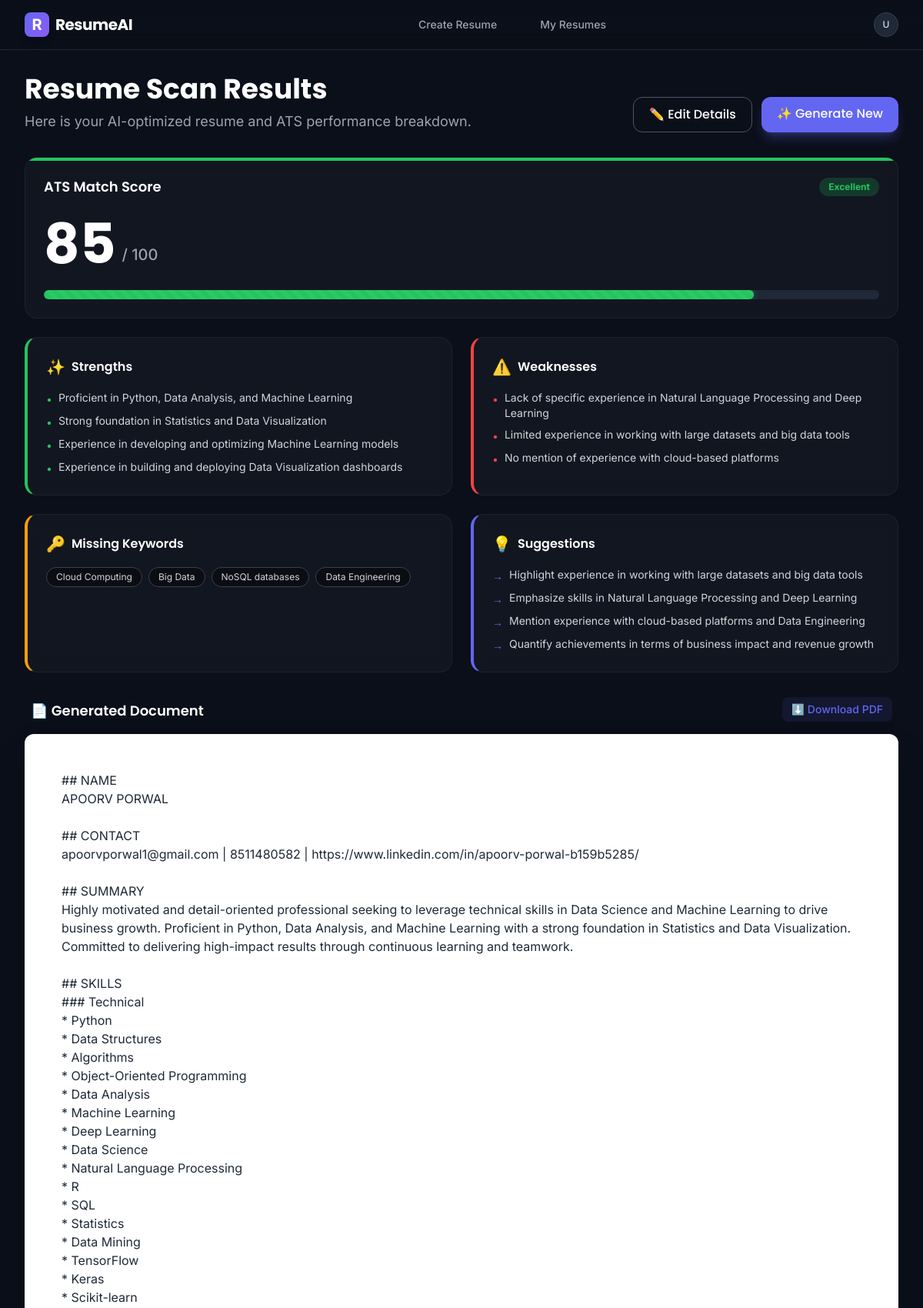
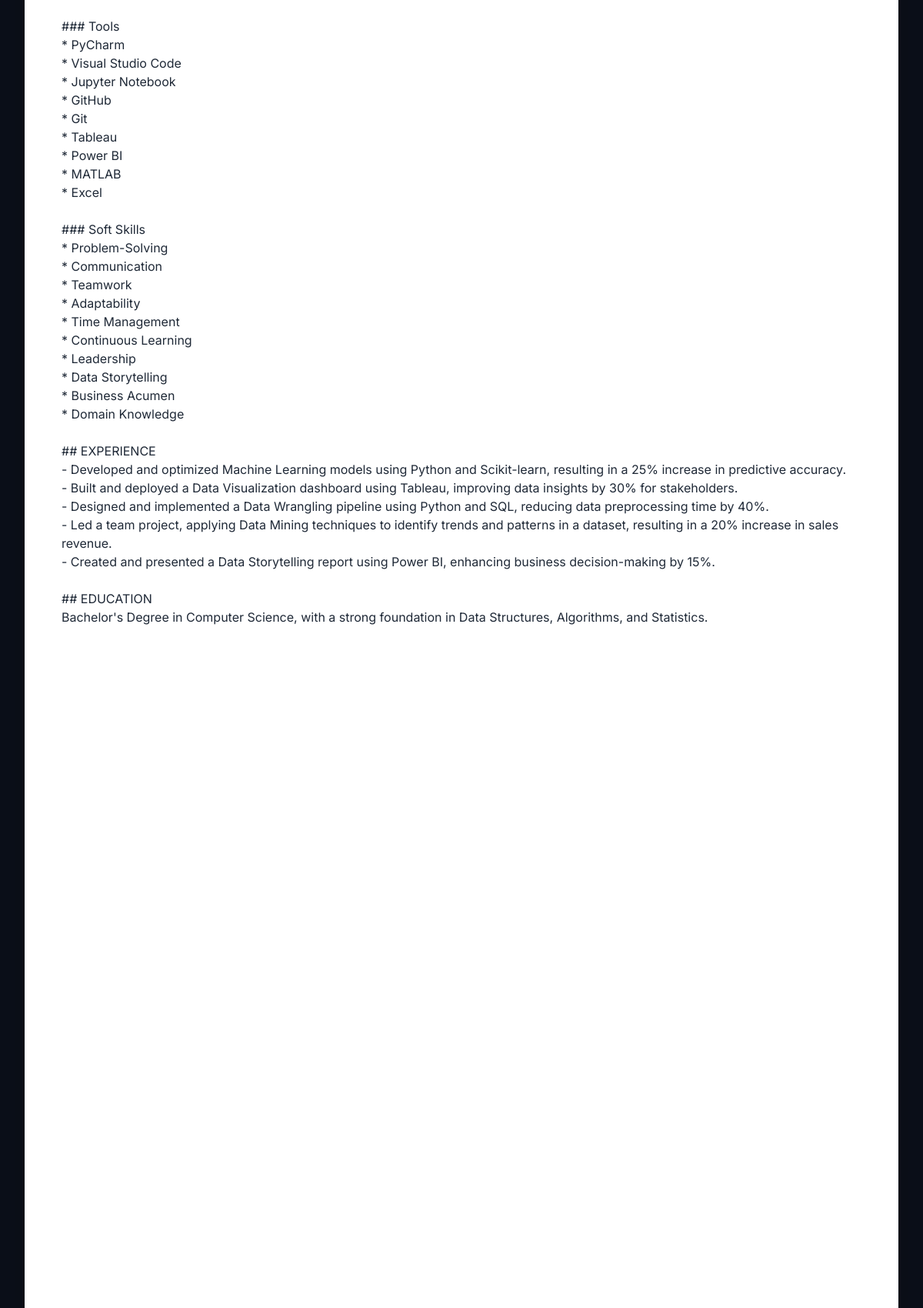
Screenshot of /resumes/detail/61/ (upper part) with the database file from the repository (2 pictures, top to bottom).
### resumes/models.py (models this page shows, shortened)
class Resume(models.Model):
    name = models.CharField(max_length=100)
    email = models.EmailField()
    phone = models.CharField(max_length=15)
    linkedin = models.URLField(blank=True, null=True)
    objective = models.TextField()
    skills = models.TextField()
    experience = models.TextField()
    education = models.TextField()
    job_description = models.TextField(blank=True, null=True)
    ai_generated_resume = models.TextField(blank=True, null=True)
    ats_score = models.IntegerField(blank=True, null=True)
    feedback = models.TextField(blank=True, null=True)
    created_at = models.DateTimeField(auto_now_add=True)
    updated_at = models.DateTimeField(auto_now=True)

### resumes/views.py (the view)
# urls.py: path('detail/<int:pk>/', views.resume_detail, name='resume_detail'),
def resume_detail(request, pk):
    resume = get_object_or_404(Resume, pk=pk)
    if resume.feedback:
        try:
            resume.feedback_data = json.loads(resume.feedback)
        except:
            resume.feedback_data = {}
    else:
        resume.feedback_data = {}
    return render(request, 'resumes/resume_detail.html', {'resume': resume})

### templates/resumes/resume_detail.html (shortened to what this page needs)
{% extends 'base.html' %}
{% block content %}
<div class="mb-8 flex flex-col md:flex-row md:items-end justify-between gap-4 print:hidden">
    <div>
        <h1 class="text-3xl md:text-4xl font-heading font-bold text-white mb-2">Resume Scan Results</h1>
        <p class="text-textSecondary text-lg">Here is your AI-optimized resume and ATS performance breakdown.</p>
    </div>
    <div class="flex gap-3">
        <a href="{% url 'update_resume' resume.pk %}" class="px-5 py-2.5 rounded-xl font-heading font-medium text-white border border-gray-600 hover:bg-gray-800 transition-colors hidden sm:block">✏️ Edit Details</a>
        <a href="{% url 'create_resume' %}" class="px-5 py-2.5 rounded-xl font-heading font-medium text-white bg-primary hover:bg-indigo-600 transition-colors shadow-lg shadow-primary/30">✨ Generate New</a>
    </div>
</div>
<div class="grid grid-cols-1 xl:grid-cols-3 gap-8 print:block">
    <div class="xl:col-span-1 space-y-6 print:hidden">
        <div class="glass-card rounded-2xl p-6 relative overflow-hidden">
            {% if resume.ats_score >= 80 %}
                <div class="absolute top-0 left-0 w-full h-1 bg-success"></div>
            {% elif resume.ats_score > 50 %}
                <div class="absolute top-0 left-0 w-full h-1 bg-warning"></div>
            {% else %}
                <div class="absolute top-0 left-0 w-full h-1 bg-error"></div>
            {% endif %}
            <div class="flex items-center justify-between mb-6">
                <h3 class="text-lg font-heading font-semibold text-white">ATS Match Score</h3>
                <span class="px-3 py-1 rounded-full text-xs font-bold
                {% if resume.ats_score >= 80 %}bg-success/20 text-success{% elif resume.ats_score > 50 %}bg-warning/20 text-warning{% else %}bg-error/20 text-error{% endif %}">
                    {% if resume.ats_score >= 80 %}Excellent{% elif resume.ats_score > 50 %}Average{% else %}Needs Work{% endif %}
                </span>
            </div>
            <div class="flex items-end gap-2 mb-4 relative">
                <span class="text-7xl font-heading font-bold text-white leading-none">{{ resume.ats_score }}</span>
                <span class="text-xl text-textSecondary mb-2 font-medium">/ 100</span>
            </div>
            <div class="w-full h-3 bg-gray-800 rounded-full overflow-hidden mt-6">
                <div class="h-full rounded-full transition-all duration-1000 ease-out flex items-center
                {% if resume.ats_score >= 80 %}bg-success shadow-[0_0_10px_rgba(34,197,94,0.5)]{% elif resume.ats_score > 50 %}bg-warning shadow-[0_0_10px_rgba(245,158,11,0.5)]{% else %}bg-error shadow-[0_0_10px_rgba(239,68,68,0.5)]{% endif %}
                " style="width: 0%;" id="atsBar" data-score="{{ resume.ats_score|default:0 }}">
                    <div class="w-full h-full opacity-30 bg-[length:1rem_1rem]" style="background-image: linear-gradient(45deg,rgba(255,255,255,.15) 25%,transparent 25%,transparent 50%,rgba(255,255,255,.15) 50%,rgba(255,255,255,.15) 75%,transparent 75%,transparent);"></div>
                </div>
            </div>
        </div>
        {% if resume.feedback_data %}
        <div class="grid grid-cols-1 sm:grid-cols-2 xl:grid-cols-1 gap-6">
            <div class="glass-card rounded-2xl p-6 border-l-4 border-l-success">
                <div class="flex items-center gap-2 mb-4">
                    <span class="text-success text-xl">✨</span>
                    <h4 class="font-heading font-semibold text-white">Strengths</h4>
                </div>
                <ul class="space-y-2">
                    {% for item in resume.feedback_data.strengths %}
                        <li class="flex items-start gap-2 text-sm text-gray-300">
                            <span class="text-success mt-0.5">•</span>
                            <span>{{ item }}</span>
                        </li>
                    {% empty %}
                        <li class="text-sm text-gray-500 italic">No significant strengths detected.</li>
                    {% endfor %}
                </ul>
            </div>
            <div class="glass-card rounded-2xl p-6 border-l-4 border-l-error">
                <div class="flex items-center gap-2 mb-4">
                    <span class="text-error text-xl">⚠️</span>
                    <h4 class="font-heading font-semibold text-white">Weaknesses</h4>
                </div>
                <ul class="space-y-2">
                    {% for item in resume.feedback_data.weaknesses %}
                        <li class="flex items-start gap-2 text-sm text-gray-300">
                            <span class="text-error mt-0.5">•</span>
                            <span>{{ item }}</span>
                        </li>
                    {% empty %}
                        <li class="text-sm text-gray-500 italic">No major weaknesses.</li>
                    {% endfor %}
                </ul>
            </div>
            <div class="glass-card rounded-2xl p-6 border-l-4 border-l-warning">
                <div class="flex items-center gap-2 mb-4">
                    <span class="text-warning text-xl">🔑</span>
                    <h4 class="font-heading font-semibold text-white">Missing Keywords</h4>
                </div>
                <div class="flex flex-wrap gap-2">
                    {% for item in resume.feedback_data.missing_keywords %}
                        <span class="px-3 py-1 bg-black/40 border border-gray-700 rounded-full text-xs text-gray-300">{{ item }}</span>
                    {% empty %}
                        <span class="text-sm text-success font-medium">None! Excellent match.</span>
                    {% endfor %}
                </div>
            </div>
            <div class="glass-card rounded-2xl p-6 border-l-4 border-l-primary">
                <div class="flex items-center gap-2 mb-4">
                    <span class="text-primary text-xl">💡</span>
                    <h4 class="font-heading font-semibold text-white">Suggestions</h4>
                </div>
                <ul class="space-y-2">
                    {% for item in resume.feedback_data.suggestions %}
                        <li class="flex items-start gap-2 text-sm text-gray-300">
                            <span class="text-primary mt-0.5">→</span>
                            <span>{{ item }}</span>
                        </li>
                    {% empty %}
                        <li class="text-sm text-gray-500 italic">No further suggestions.</li>
                    {% endfor %}
                </ul>
            </div>
        </div>
        {% endif %}
    </div>
    <div class="xl:col-span-2 print:w-full print:block">
        <div class="sticky top-24 print:static">
            <div class="flex justify-between items-end mb-4 px-2 print:hidden">
                <h3 class="text-lg font-heading font-semibold text-white flex items-center gap-2">📄 Generated Document</h3>
                <div class="flex gap-2">
                    <a href="{% url 'generate_pdf' resume.pk %}" class="text-sm text-primary hover:text-indigo-400 font-medium flex items-center gap-1 bg-primary/10 px-3 py-1.5 rounded-lg transition-colors">
                        ⬇️ Download PDF
                    </a>
                </div>
            </div>
            <div class="bg-white rounded-xl shadow-2xl overflow-hidden h-[calc(100vh-14rem)] overflow-y-auto print:h-auto print:shadow-none print:w-full print:max-w-none print:rounded-none">
                <div class="p-8 md:p-12 markdown-body text-gray-900">
                    <pre class="whitespace-pre-wrap font-sans text-sm md:text-base text-gray-800 leading-relaxed">{{ resume.ai_generated_resume }}</pre>
                </div>
            </div>
        </div>
    </div>
</div>
{% endblock %}

### templates/base.html (style rules this page uses)
body { background-color: #0B0F19; color: #E5E7EB; font-family: 'Inter', sans-serif; }
h1, h2, h3, h4, h5, h6 { font-family: 'Poppins', sans-serif; }
.glass-card { background: rgba(255, 255, 255, 0.03); backdrop-filter: blur(10px); -webkit-backdrop-filter: blur(10px); border: 1px solid rgba(255, 255, 255, 0.05); }
.markdown-body { color: #1F2937; font-size: 0.95rem; line-height: 1.6; }

### rows the page displays
Resume: ats_score "85", ai_generated_resume "## NAME APOORV PORWAL ## CONTACT apoorvporwal1@gmail.com | 8511480582 | https://www.linkedin.com/in/apoorv-porwal-b159b5285/ ## SUMMARY Highly motivated and detail-oriented professional seeking to leverage technical skills in Data Science and Machine Learning to drive business growth. Proficient in Python, Data Analysis, and Machine Learning with a strong foundation in Statistics and Data Visualization. Committed to delivering high-impact results through continuous learning and teamwork. ## SKILLS ### Technical * Python * Data Structures * Algorithms * Object-Oriented Programming * Data Analysis * Machine Learning * Deep Learning * Data Science * Natural Language Processing * R * SQL *…"

### other values shown
{{ item }} "Proficient in Python, Data Analysis, and Machine Learning" "Strong foundation in Statistics and Data Visualization" "Experience in developing and optimizing Machine Learning models" "Experience in building and deploying Data Visualization dashboards"
{{ item }} "Lack of specific experience in Natural Language Processing and Deep Learning" "Limited experience in working with large datasets and big data tools" "No mention of experience with cloud-based platforms"
{{ item }} "Cloud Computing" "Big Data" "NoSQL databases" "Data Engineering"
{{ item }} "Highlight experience in working with large datasets and big data tools" "Emphasize skills in Natural Language Processing and Deep Learning" "Mention experience with cloud-based platforms and Data Engineering" "Quantify achievements in terms of business impact and revenue growth"
